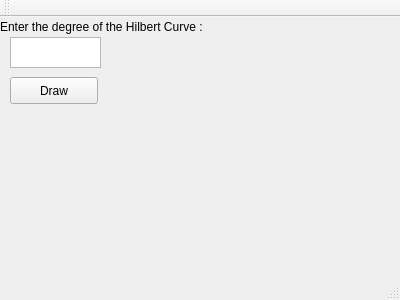
<?xml version="1.0" encoding="UTF-8"?>
<ui version="4.0">
 <class>hilbs</class>
 <widget class="QMainWindow" name="hilbs">
  <property name="geometry">
   <rect>
    <x>0</x>
    <y>0</y>
    <width>400</width>
    <height>300</height>
   </rect>
  </property>
  <property name="windowTitle">
   <string>hilbs</string>
  </property>
  <widget class="QWidget" name="centralWidget">
   <widget class="QPushButton" name="Draw">
    <property name="geometry">
     <rect>
      <x>10</x>
      <y>60</y>
      <width>88</width>
      <height>27</height>
     </rect>
    </property>
    <property name="text">
     <string>Draw</string>
    </property>
   </widget>
   <widget class="QTextEdit" name="N">
    <property name="geometry">
     <rect>
      <x>10</x>
      <y>20</y>
      <width>91</width>
      <height>31</height>
     </rect>
    </property>
   </widget>
   <widget class="QLabel" name="label">
    <property name="geometry">
     <rect>
      <x>0</x>
      <y>0</y>
      <width>231</width>
      <height>20</height>
     </rect>
    </property>
    <property name="text">
     <string>Enter the degree of the Hilbert Curve :</string>
    </property>
   </widget>
  </widget>
  <widget class="QMenuBar" name="menuBar">
   <property name="geometry">
    <rect>
     <x>0</x>
     <y>0</y>
     <width>400</width>
     <height>22</height>
    </rect>
   </property>
  </widget>
  <widget class="QToolBar" name="mainToolBar">
   <attribute name="toolBarArea">
    <enum>TopToolBarArea</enum>
   </attribute>
   <attribute name="toolBarBreak">
    <bool>false</bool>
   </attribute>
  </widget>
  <widget class="QStatusBar" name="statusBar"/>
 </widget>
 <layoutdefault spacing="6" margin="11"/>
 <resources/>
 <connections/>
</ui>
